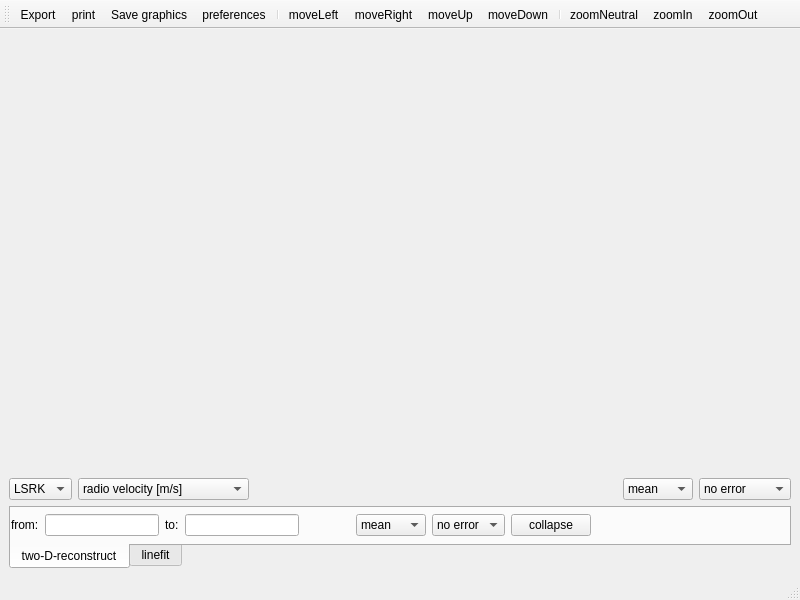
<?xml version="1.0" encoding="UTF-8"?>
<ui version="4.0">
 <class>QtProfileGUI</class>
 <widget class="QMainWindow" name="QtProfileGUI">
  <property name="geometry">
   <rect>
    <x>0</x>
    <y>0</y>
    <width>800</width>
    <height>600</height>
   </rect>
  </property>
  <property name="windowTitle">
   <string>Spectral Profiler</string>
  </property>
  <widget class="QWidget" name="centralwidget">
   <layout class="QVBoxLayout" name="verticalLayout">
    <item>
     <widget class="QtCanvas" name="pixelCanvas" native="true">
      <property name="sizePolicy">
       <sizepolicy hsizetype="Expanding" vsizetype="Expanding">
        <horstretch>0</horstretch>
        <verstretch>0</verstretch>
       </sizepolicy>
      </property>
      <property name="minimumSize">
       <size>
        <width>240</width>
        <height>240</height>
       </size>
      </property>
      <property name="cursor">
       <cursorShape>ArrowCursor</cursorShape>
      </property>
      <property name="focusPolicy">
       <enum>Qt::StrongFocus</enum>
      </property>
     </widget>
    </item>
    <item>
     <layout class="QHBoxLayout" name="horizontalLayout_5">
      <item>
       <widget class="QComboBox" name="spcRef">
        <property name="toolTip">
         <string>Select the spectral reference system.</string>
        </property>
        <item>
         <property name="text">
          <string>LSRK</string>
         </property>
        </item>
        <item>
         <property name="text">
          <string>LSRD</string>
         </property>
        </item>
        <item>
         <property name="text">
          <string>BARY</string>
         </property>
        </item>
        <item>
         <property name="text">
          <string>TOPO</string>
         </property>
        </item>
       </widget>
      </item>
      <item>
       <widget class="QComboBox" name="ctype">
        <property name="toolTip">
         <string>Select the plot unit.</string>
        </property>
        <item>
         <property name="text">
          <string>radio velocity [m/s]</string>
         </property>
        </item>
        <item>
         <property name="text">
          <string>radio velocity [km/s]</string>
         </property>
        </item>
        <item>
         <property name="text">
          <string>optical velocity [m/s]</string>
         </property>
        </item>
        <item>
         <property name="text">
          <string>optical velocity [km/s]</string>
         </property>
        </item>
        <item>
         <property name="text">
          <string>frequency [Hz]</string>
         </property>
        </item>
        <item>
         <property name="text">
          <string>frequency [MHz]</string>
         </property>
        </item>
        <item>
         <property name="text">
          <string>frequency [GHz]</string>
         </property>
        </item>
        <item>
         <property name="text">
          <string>wavelength [mm]</string>
         </property>
        </item>
        <item>
         <property name="text">
          <string>wavelength [um]</string>
         </property>
        </item>
        <item>
         <property name="text">
          <string>wavelength [nm]</string>
         </property>
        </item>
        <item>
         <property name="text">
          <string>wavelength [Angstrom]</string>
         </property>
        </item>
        <item>
         <property name="text">
          <string>air wavelength [mm]</string>
         </property>
        </item>
        <item>
         <property name="text">
          <string>air wavelength [um]</string>
         </property>
        </item>
        <item>
         <property name="text">
          <string>air wavelength [nm]</string>
         </property>
        </item>
        <item>
         <property name="text">
          <string>air wavelength [Angstrom]</string>
         </property>
        </item>
        <item>
         <property name="text">
          <string>channel</string>
         </property>
        </item>
       </widget>
      </item>
      <item>
       <spacer name="horizontalSpacer">
        <property name="orientation">
         <enum>Qt::Horizontal</enum>
        </property>
        <property name="sizeHint" stdset="0">
         <size>
          <width>17</width>
          <height>20</height>
         </size>
        </property>
       </spacer>
      </item>
      <item>
       <widget class="QComboBox" name="plotMode">
        <property name="toolTip">
         <string>Choose the combine type.</string>
        </property>
        <item>
         <property name="text">
          <string>mean</string>
         </property>
        </item>
        <item>
         <property name="text">
          <string>median</string>
         </property>
        </item>
        <item>
         <property name="text">
          <string>sum</string>
         </property>
        </item>
       </widget>
      </item>
      <item>
       <widget class="QComboBox" name="errorMode">
        <property name="toolTip">
         <string>Choose the error type.</string>
        </property>
        <item>
         <property name="text">
          <string>no error</string>
         </property>
        </item>
        <item>
         <property name="text">
          <string>rmse</string>
         </property>
        </item>
        <item>
         <property name="text">
          <string>propagated</string>
         </property>
        </item>
       </widget>
      </item>
     </layout>
    </item>
    <item>
     <widget class="QTabWidget" name="functionTabs">
      <property name="sizePolicy">
       <sizepolicy hsizetype="Expanding" vsizetype="Preferred">
        <horstretch>0</horstretch>
        <verstretch>0</verstretch>
       </sizepolicy>
      </property>
      <property name="minimumSize">
       <size>
        <width>0</width>
        <height>63</height>
       </size>
      </property>
      <property name="tabPosition">
       <enum>QTabWidget::South</enum>
      </property>
      <property name="currentIndex">
       <number>0</number>
      </property>
      <widget class="QWidget" name="twoDReconstr">
       <property name="sizePolicy">
        <sizepolicy hsizetype="Expanding" vsizetype="Preferred">
         <horstretch>0</horstretch>
         <verstretch>0</verstretch>
        </sizepolicy>
       </property>
       <attribute name="title">
        <string>two-D-reconstruct</string>
       </attribute>
       <widget class="QWidget" name="layoutWidget_3">
        <property name="geometry">
         <rect>
          <x>0</x>
          <y>0</y>
          <width>580</width>
          <height>34</height>
         </rect>
        </property>
        <layout class="QHBoxLayout" name="horizontalLayout_4">
         <item>
          <widget class="QLabel" name="fromLabel">
           <property name="text">
            <string>&lt;font color='black'&gt;from:&lt;/font&gt;</string>
           </property>
          </widget>
         </item>
         <item>
          <widget class="QLineEdit" name="startValue">
           <property name="minimumSize">
            <size>
             <width>0</width>
             <height>0</height>
            </size>
           </property>
          </widget>
         </item>
         <item>
          <widget class="QLabel" name="toLabel">
           <property name="text">
            <string>&lt;font color='black'&gt;to:&lt;/font&gt;</string>
           </property>
          </widget>
         </item>
         <item>
          <widget class="QLineEdit" name="endValue">
           <property name="minimumSize">
            <size>
             <width>0</width>
             <height>0</height>
            </size>
           </property>
          </widget>
         </item>
         <item>
          <widget class="QLabel" name="collapseUnits">
           <property name="minimumSize">
            <size>
             <width>45</width>
             <height>0</height>
            </size>
           </property>
           <property name="text">
            <string/>
           </property>
          </widget>
         </item>
         <item>
          <widget class="QComboBox" name="collapseType">
           <item>
            <property name="text">
             <string>mean</string>
            </property>
           </item>
           <item>
            <property name="text">
             <string>median</string>
            </property>
           </item>
           <item>
            <property name="text">
             <string>sum</string>
            </property>
           </item>
          </widget>
         </item>
         <item>
          <widget class="QComboBox" name="collapseError">
           <item>
            <property name="text">
             <string>no error</string>
            </property>
           </item>
          </widget>
         </item>
         <item>
          <widget class="QPushButton" name="collapse">
           <property name="toolTip">
            <string>Collapse along the spectral axis.</string>
           </property>
           <property name="text">
            <string>collapse</string>
           </property>
          </widget>
         </item>
        </layout>
       </widget>
      </widget>
      <widget class="QWidget" name="lineFit">
       <attribute name="title">
        <string>linefit</string>
       </attribute>
      </widget>
     </widget>
    </item>
   </layout>
  </widget>
  <widget class="QToolBar" name="profileTools">
   <property name="windowTitle">
    <string>toolBar</string>
   </property>
   <property name="floatable">
    <bool>true</bool>
   </property>
   <attribute name="toolBarArea">
    <enum>TopToolBarArea</enum>
   </attribute>
   <attribute name="toolBarBreak">
    <bool>false</bool>
   </attribute>
   <addaction name="actionExport"/>
   <addaction name="actionPrint"/>
   <addaction name="actionSaveGraphic"/>
   <addaction name="actionPreferences"/>
   <addaction name="separator"/>
   <addaction name="actionMoveLeft"/>
   <addaction name="actionMoveRight"/>
   <addaction name="actionMoveUp"/>
   <addaction name="actionMoveDown"/>
   <addaction name="separator"/>
   <addaction name="actionZoomNeutral"/>
   <addaction name="actionZoomIn"/>
   <addaction name="actionZoomOut"/>
  </widget>
  <widget class="QStatusBar" name="profileStatus"/>
  <action name="actionExport">
   <property name="icon">
    <iconset resource="../../../../../../../../../home/mkuemmel/alma/active_dev/code/display/implement/QtPlotter/QtPlotter.qrc">
     <normaloff>:/images/save.png</normaloff>:/images/save.png</iconset>
   </property>
   <property name="text">
    <string>Export</string>
   </property>
   <property name="toolTip">
    <string>Export profile to file</string>
   </property>
  </action>
  <action name="actionPrint">
   <property name="icon">
    <iconset resource="../../../../../../../../../home/mkuemmel/alma/active_dev/code/display/implement/QtPlotter/QtPlotter.qrc">
     <normaloff>:/images/print.png</normaloff>:/images/print.png</iconset>
   </property>
   <property name="text">
    <string>print</string>
   </property>
   <property name="toolTip">
    <string>Print...</string>
   </property>
  </action>
  <action name="actionPreferences">
   <property name="icon">
    <iconset resource="../../../../../../../../../home/mkuemmel/alma/active_dev/code/display/implement/QtPlotter/QtPlotter.qrc">
     <normaloff>:/images/settings.png</normaloff>:/images/settings.png</iconset>
   </property>
   <property name="text">
    <string>preferences</string>
   </property>
   <property name="toolTip">
    <string>Open preferences</string>
   </property>
  </action>
  <action name="actionMoveLeft">
   <property name="icon">
    <iconset resource="../../../../../../../../../home/mkuemmel/alma/active_dev/code/display/implement/QtPlotter/QtPlotter.qrc">
     <normaloff>:/images/leftarrow.png</normaloff>:/images/leftarrow.png</iconset>
   </property>
   <property name="text">
    <string>moveLeft</string>
   </property>
   <property name="toolTip">
    <string>Scroll left  (left arrow)</string>
   </property>
  </action>
  <action name="actionMoveRight">
   <property name="icon">
    <iconset resource="../../../../../../../../../home/mkuemmel/alma/active_dev/code/display/implement/QtPlotter/QtPlotter.qrc">
     <normaloff>:/images/rightarrow.png</normaloff>:/images/rightarrow.png</iconset>
   </property>
   <property name="text">
    <string>moveRight</string>
   </property>
   <property name="toolTip">
    <string>Scroll right  (right arrow)</string>
   </property>
  </action>
  <action name="actionMoveUp">
   <property name="icon">
    <iconset resource="../../../../../../../../../home/mkuemmel/alma/active_dev/code/display/implement/QtPlotter/QtPlotter.qrc">
     <normaloff>:/images/uparrow.png</normaloff>:/images/uparrow.png</iconset>
   </property>
   <property name="text">
    <string>moveUp</string>
   </property>
   <property name="toolTip">
    <string>Scroll up  (up arrow)</string>
   </property>
  </action>
  <action name="actionMoveDown">
   <property name="icon">
    <iconset resource="../../../../../../../../../home/mkuemmel/alma/active_dev/code/display/implement/QtPlotter/QtPlotter.qrc">
     <normaloff>:/images/downarrow.png</normaloff>:/images/downarrow.png</iconset>
   </property>
   <property name="text">
    <string>moveDown</string>
   </property>
   <property name="toolTip">
    <string>Scroll down  (down arrow)</string>
   </property>
  </action>
  <action name="actionZoomIn">
   <property name="icon">
    <iconset resource="../../../../../../../../../home/mkuemmel/alma/active_dev/code/display/implement/QtPlotter/QtPlotter.qrc">
     <normaloff>:/images/zoomi.png</normaloff>:/images/zoomi.png</iconset>
   </property>
   <property name="text">
    <string>zoomIn</string>
   </property>
   <property name="toolTip">
    <string>Zoom in.  (ctrl +)</string>
   </property>
  </action>
  <action name="actionZoomOut">
   <property name="icon">
    <iconset resource="../../../../../../../../../home/mkuemmel/alma/active_dev/code/display/implement/QtPlotter/QtPlotter.qrc">
     <normaloff>:/images/zoomo.png</normaloff>:/images/zoomo.png</iconset>
   </property>
   <property name="text">
    <string>zoomOut</string>
   </property>
   <property name="toolTip">
    <string>Zoom out.  (ctrl -)</string>
   </property>
  </action>
  <action name="actionSaveGraphic">
   <property name="icon">
    <iconset resource="../../../../../../../../../home/mkuemmel/alma/active_dev/code/display/implement/QtPlotter/QtPlotter.qrc">
     <normaloff>:/images/saveGraphic.png</normaloff>:/images/saveGraphic.png</iconset>
   </property>
   <property name="text">
    <string>Save graphics</string>
   </property>
   <property name="toolTip">
    <string>Save as a (standard graphics) image.</string>
   </property>
  </action>
  <action name="actionZoomNeutral">
   <property name="icon">
    <iconset resource="../../../../../../../../../home/mkuemmel/alma/active_dev/code/display/implement/QtPlotter/QtPlotter.qrc">
     <normaloff>:/images/zoomn.png</normaloff>:/images/zoomn.png</iconset>
   </property>
   <property name="text">
    <string>zoomNeutral</string>
   </property>
   <property name="toolTip">
    <string>Zoom neutral (ctr space)</string>
   </property>
  </action>
 </widget>
 <customwidgets>
  <customwidget>
   <class>QtCanvas</class>
   <extends>QWidget</extends>
   <header>display/QtPlotter/QtCanvas.qo.h</header>
   <container>1</container>
  </customwidget>
 </customwidgets>
 <resources>
  <include location="../../../../../../../../../home/mkuemmel/alma/active_dev/code/display/implement/QtPlotter/QtPlotter.qrc"/>
 </resources>
 <connections/>
</ui>
